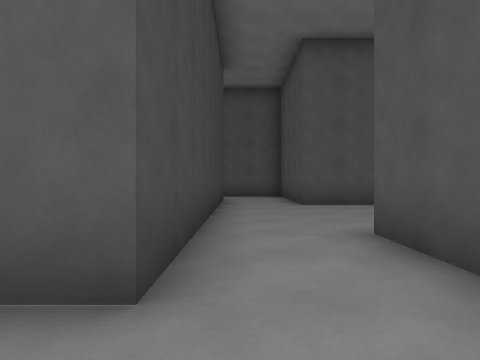
View 1 (above)

22 first-person views from a walk through a Godot game level. The camera is 1.2 m above the floor, looks level and sees 75° across. The floor is counted in squares, 2 m on a side. Each view is taken from the middle of a square. On the plan, view 1 faces up. The plan holds only what a view shows up to about 9 squares ahead; the rest is blank. Characters and animated objects are left out.

View 2
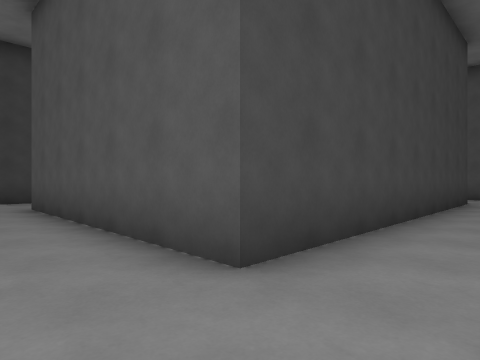

View 3
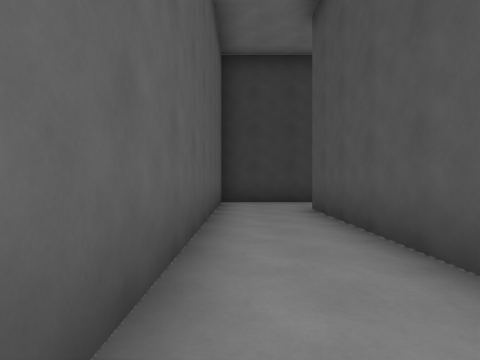

View 4
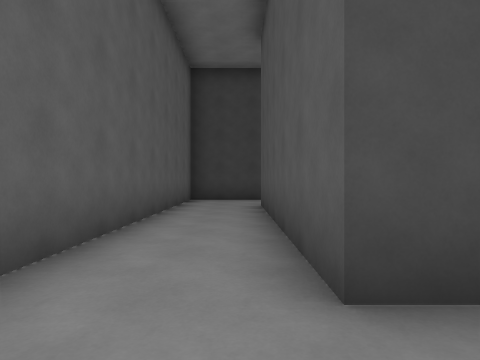

View 5
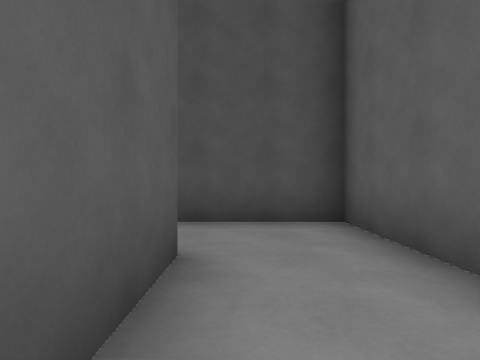

View 6
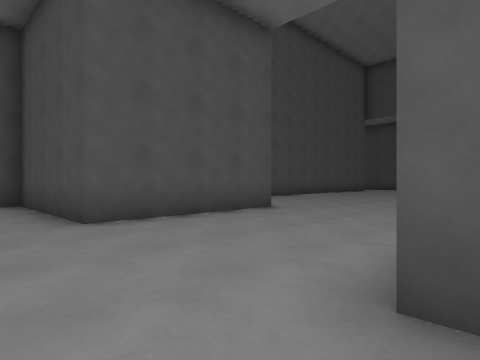

View 7
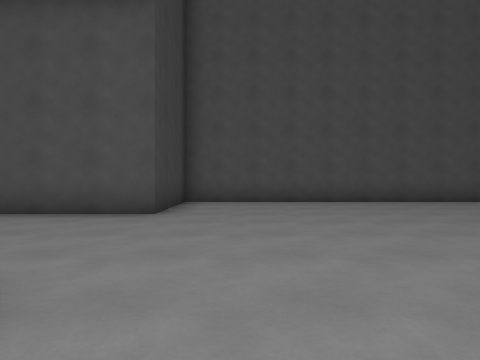

View 8
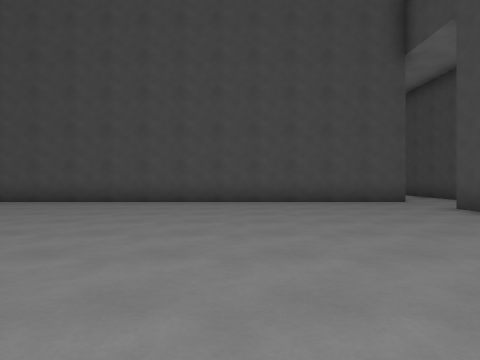

View 9
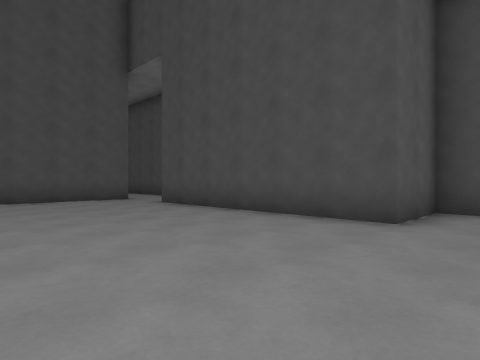

View 10
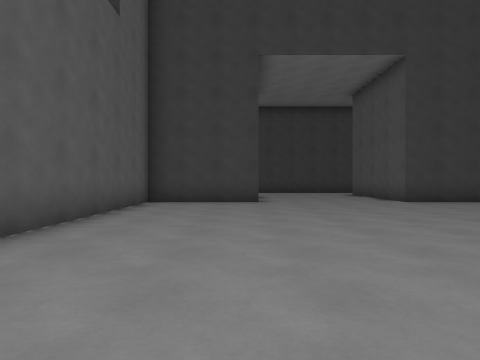

View 11
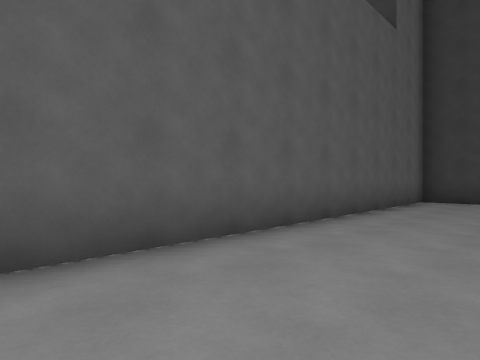

View 12
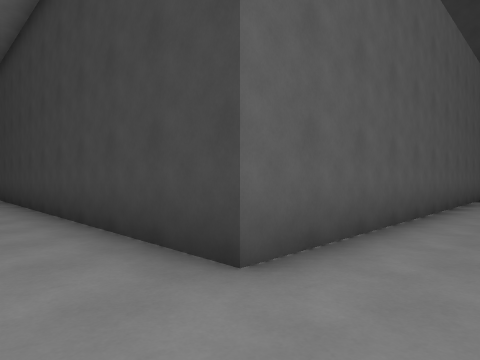

View 13
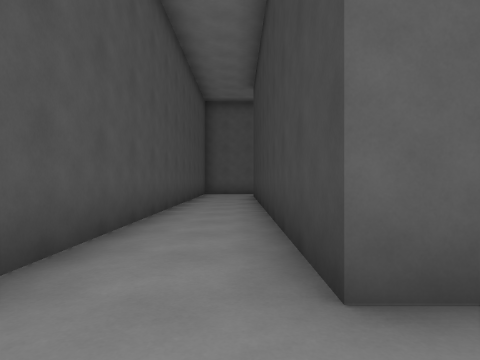

View 14
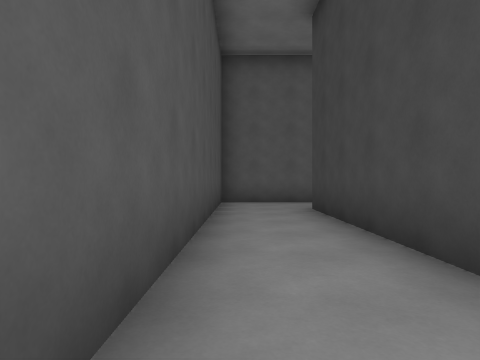

View 15
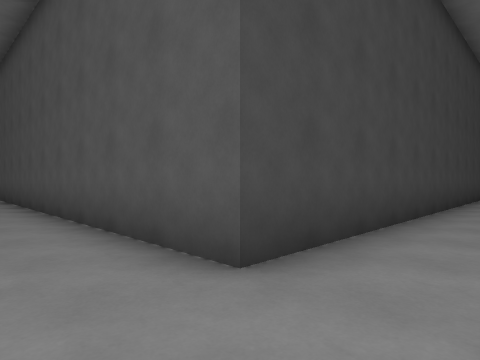

View 16
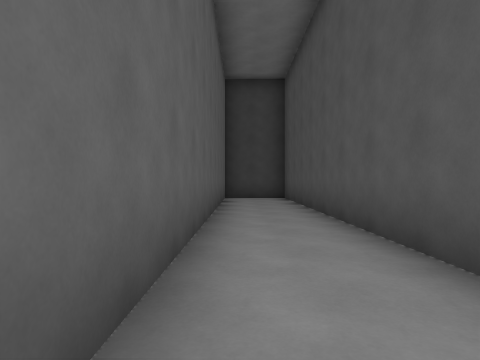

View 17
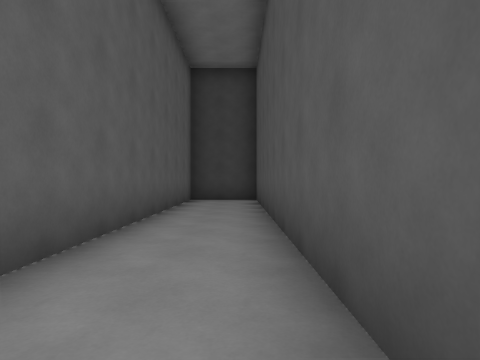

View 18
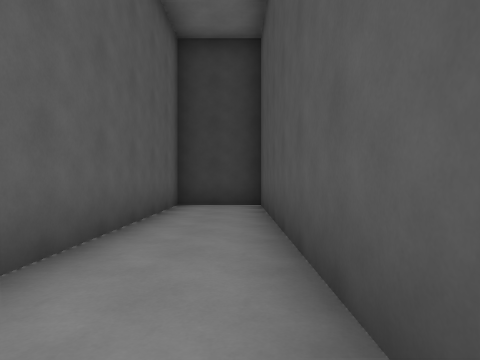

View 19
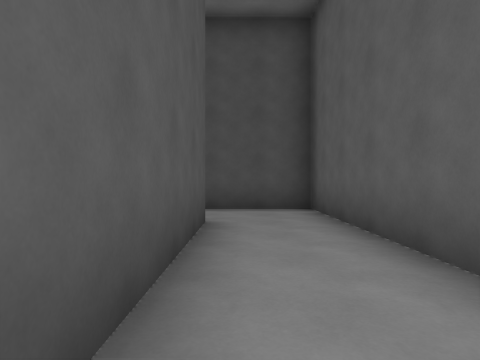

View 20
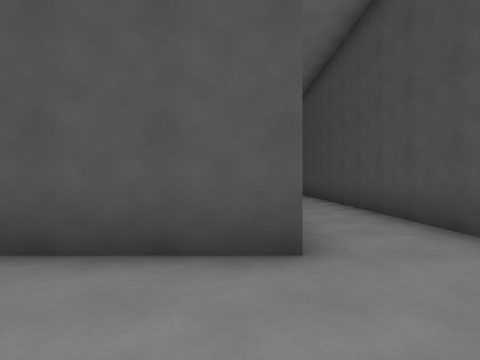

View 21
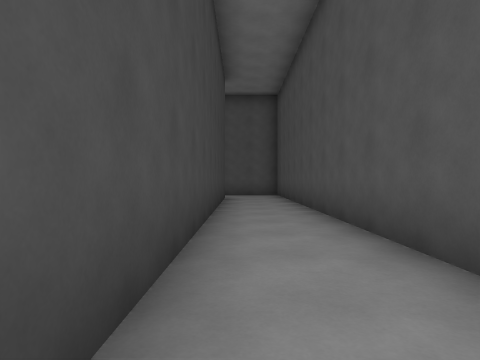

View 22
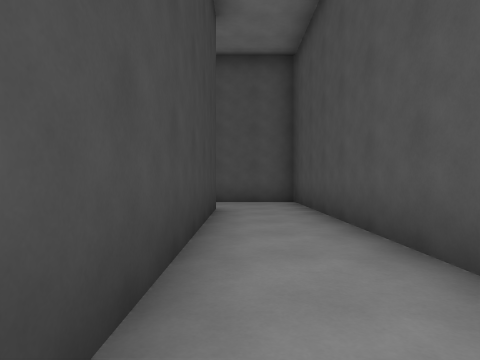

### Floor plan
Points are (right, up) in squares from view 1. A wall is a line through its corners. A room is listed if a view was taken in it or the views show most of it. See-through windows are left out.
Room 1 (views 1, 2, 3, 4, 5, 6)
walls: (-0.5, 3.5) (-0.5, 1.5) (-6.5, 1.5); (-8.5, 2) (-8.5, -0.5) (1.5, -0.5) (1.5, 3.5)
ways out: opening at (0.5, 2.5) to room 2; opening at (-7.5, 2)
Room 2 (views 7, 8, 9, 10, 11, 12, 13, 14, 15, 16, 17, 18, 19, 20, 21, 22)
walls: (5.5, 3.6) (5.5, 0.5) (17.5, 0.5) (17.5, -9.5) (5.5, -9.5) (5.5, -11.5) (19.5, -11.5) (19.5, 0.1); (19.5, 1.8) (19.5, 2.5) (17.5, 2.5) (17.5, 8.5); (19.5, 11.2) (19.5, 22.5) (17.2, 22.5); (-0.5, 9.5) (-0.5, 3.5); (17.5, 20.4) (17.5, 10.5) (5.5, 10.5) (5.5, 7.5) (1.5, 7.5) (1.5, 9.5)
ways out: opening at (0.5, 2.5) to room 1; opening at (0.5, 8.5)

Where each view was taken, in squares from view 1:
view 1: 0 up, 0 right, facing up
view 2: 0 up, 1 right, facing up-left
view 3: 0 up, 0 right, facing left
view 4: 1 up, 1 right, facing left
view 5: 1 up, 3 left, facing right
view 6: 3 up, 0 right, facing up-right
view 7: 2 up, 7 right, facing up
view 8: 2 up, 13 right, facing up
view 9: 1 up, 13 right, facing up-right
view 10: 3 up, 14 right, facing left
view 11: 3 up, 15 right, facing down-left
view 12: 2 up, 19 right, facing down-left
view 13: 2 up, 18 right, facing down
view 14: 3 down, 19 right, facing down
view 15: 11 down, 19 right, facing up-left
view 16: 11 down, 16 right, facing left
view 17: 10 down, 15 right, facing left
view 18: 10 down, 13 right, facing left
view 19: 10 down, 13 right, facing right
view 20: 8 up, 17 right, facing up
view 21: 10 up, 18 right, facing up
view 22: 14 up, 18 right, facing up
